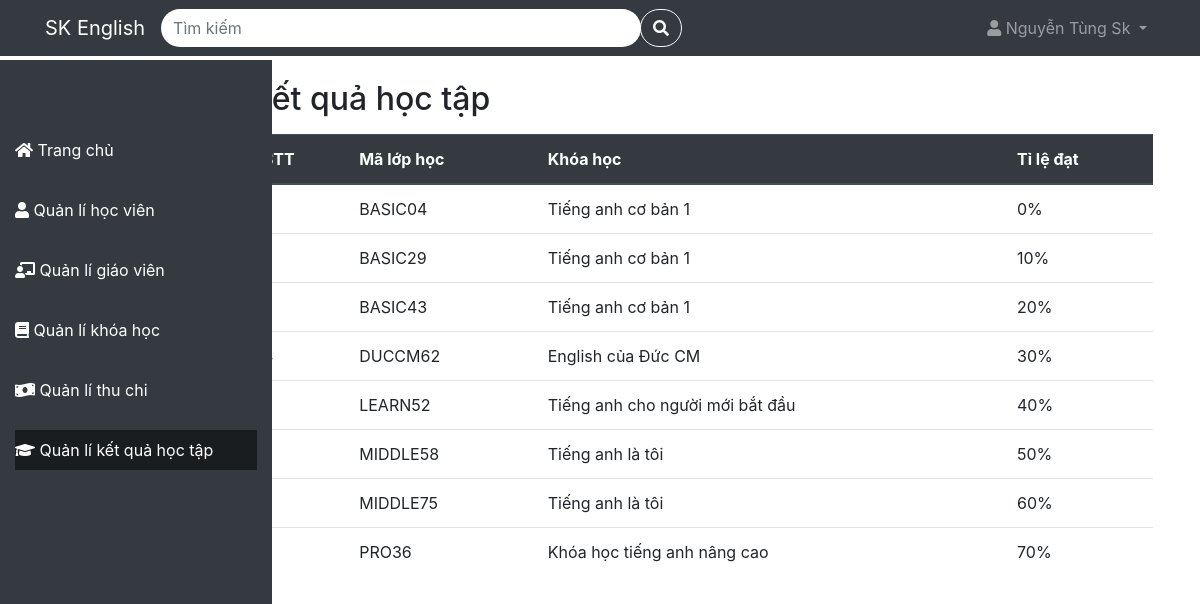
/QuanLiTrungTamTA/achievement (signed in), run on the app's committed database.
### tables this page shows
CREATE TABLE `schedules` (
  `schedule_id` varchar(32) NOT NULL,
  `course_id` varchar(10) NOT NULL,
  `teacher_id` varchar(4) NOT NULL,
  `day_of_week` varchar(100) NOT NULL,
  `start_time` time NOT NULL,
  `end_time` time NOT NULL
);

CREATE TABLE `course` (
  `course_id` varchar(10) NOT NULL,
  `title` varchar(100) NOT NULL,
  `description` text NOT NULL,
  `duration` int(11) NOT NULL,
  `start_date` date NOT NULL,
  `end_date` date NOT NULL,
  `price` int(11) NOT NULL,
  `img` varchar(255) NOT NULL
);

### app/Controller/AchievementController.php (called while the page is built, shortened)
<?php
class AchievementController{
    protected $config = [
        'host' => 'localhost',
        'dbname' => 'quanlytrungtamta',
        'user' => 'root',
        'password' => ''
    ];
    protected $db;
    public function __construct() {
        $this->db = new Database($this->config);
    }
    public function index(){
        $schedules = $this->db->table('schedules')->JoinTable(['course' => 'course_id']);
        include './app/View/Achievement/achievement.php';
    }
}
?>

### index.php (called while the page is built, shortened)
<?php
include './app/Model/Model.php';
include './app/Controller/AchievementController.php';
$route = new Route();
$route->get('/', 'LandingController@index');
$route->post('/courseRegistration', 'RegisterController@courseRegistration');
$route->post('/login', 'LoginController@index');
$route->post('/logout', 'LogoutController@index');
$route->post('/register', 'RegisterController@index');
$route->post('/verify', 'RegisterController@verify');
$route->post('/forgotPassword', 'ForgotPasswordController@forgot_password');
$route->post('/reset_password', 'ForgotPasswordController@reset_password');
if(isset($_SESSION['full_name']) && !empty($_SESSION['full_name']))
{
    $route->get('/home', 'HomeController@index');
    $route->get('/profile', 'UserController@index');
    $route->post('/profile/edit', 'UserController@editProfile');
    $route->post('/profile/resetPassWord', 'UserController@ResetPasswordProfile');
    $route->get('/student', 'StudentController@index');
    $route->post('/student/deleteStudent', 'StudentController@deleteStudent');
    $route->post('/student/editStudent', 'StudentController@editStudent');
    $route->post('/student/addStudent', 'RegistrationController@addStudent');
    $route->get('/teacher', 'TeacherController@index');
    $route->post('/teacher/addTeacher', 'TeacherController@addTeacher');
    $route->post('/teacher/editTeacher', 'TeacherController@editTeacher');
    $route->post('/teacher/deleteTeacher', 'TeacherController@deleteTeacher');
    $route->get('/course', 'CourseController@index');
    $route->post('/course/addCourse', 'CourseController@addCourse');
    $route->post('/course/deleteCourse', 'CourseController@deleteCourse');
    $route->post('/course/edit', 'CourseController@editCourse');
    $route->get('/course/detail', 'CourseController@show@detailCourse.php');
    $route->post('/course/addSchedule', 'ScheduleController@addSchedule');
    $route->post('/course/deleteSchedule', 'ScheduleController@deleteSchedule');
    $route->get('/payment', 'PaymentController@index');
    $route->get('/payment/receipts', 'PaymentController@show@receipts.php');
    $route->get('/payment/expenses', 'PaymentController@show@expenses.php');
    $route->get('/payment/report', 'PaymentController@show@report.php');
    $route->get('/achievement', 'AchievementController@index');
    $route->get('/achievement/detail', 'AchievementController@show@detail.php');
}
$requestUri = $_SERVER['REQUEST_URI'];
$route->handle($requestUri);
?>

### app/Model/Model.php (called while the page is built, shortened)
<?php
class Database {
    protected
        $table = '',
        $host = '',
        $user ='',
        $password = '',
        $dbname = '',
        $conn = null;
    public function __construct($config){
        $this->host = $config['host'];
        $this->user = $config['user'];
        $this->password = $config['password'];
        $this->dbname = $config['dbname'];
    }
    protected function connect(){
        try{
            $this->conn = new PDO("mysql:host=$this->host;dbname=$this->dbname", $this->user, $this->password);
            $this->conn->setAttribute(PDO::ATTR_ERRMODE, PDO::ERRMODE_EXCEPTION);
        }catch(PDOException $e){
            echo "Lỗi kết nối đến cơ sở dữ liệu: ".$e->getMessage();
        }
    }
    public function JoinTable($table = [], $where = []) {
        try {
            $sqlString = "SELECT * FROM $this->table";
            $id = array_values($table);
            $tableKeys = array_keys($table);
            for ($i = 0; $i < count($tableKeys); $i++) {
                $sqlString .= " INNER JOIN " . $tableKeys[$i] . " ON " . $this->table . "." . $id[$i] . " = " . $tableKeys[$i] . "." . $id[$i];
            }
            $query = $this->conn->prepare($sqlString);
            $query->execute();
            $results = $query->fetchAll(PDO::FETCH_ASSOC);
            return $results;
        } catch (PDOException $e) {
            $this->logToConsole("Lỗi đọc dữ liệu: " . $e->getMessage());
            return [];
        } catch (Exception $e) {
            $this->logToConsole("Lỗi: " . $e->getMessage());
            return [];
        }
    }
    public function table($table){
        $this->table = $table;
        return $this;
    }
}
?>

### app/View/Achievement/achievement.php (the view, shortened to what this page needs)
<!DOCTYPE html>
<html lang="en">
<head>
  <link rel="stylesheet" href="https://cdnjs.cloudflare.com/ajax/libs/font-awesome/5.15.4/css/all.min.css">
  <link rel="stylesheet" href="https://maxcdn.bootstrapcdn.com/bootstrap/4.5.2/css/bootstrap.min.css">
  <link rel="stylesheet" href=".\public\css\sidebar.css">
  <link rel="stylesheet" href=".\public\css\cssProject.css">
</head>
<body>
<?php include './app/View/Template/navbar.php' ?>
<?php include 'app/View/Template/sidebar.php' ?>
<div class="main-content">
    <div class="container mt-5">
    <h2>Kết quả học tập</h2>
    <table class="table mt-3">
      <thead class="thead-dark">
        <tr>
          <th>STT</th>
          <th>Mã lớp học</th>
          <th>Khóa học</th>
          <th>Tỉ lệ đạt</th>
        </tr>
      </thead>
      <tbody>
        <?php
          foreach($schedules as $key => $schedule):
          $location[$key] = './achievement/detail?id=' . $schedule['schedule_id'] . '&nameCourse=' . $schedule['title'];
        ?>
        <tr
          class="table-row-hover"
          onclick="window.location.href='<?php echo $location[$key]?>'">
          <td><?php echo $key+1?></td>
          <td><?php echo $schedule['schedule_id']?></td>
          <td><?php echo $schedule['title']?></td>
          <td><?php echo $key*10 .'%'?></td>
        </tr>
        <?php endforeach;?>
      </tbody>
    </table>
    </div>
</div>
</body>
</html>

### public/css/sidebar.css (style rules this page uses)
.main-content { margin-left: 17%; padding: 2em; }

### public/css/cssProject.css (style rules this page uses)
.table-row-hover { cursor: pointer; }

### data on the page
schedules: schedule_id "BASIC04", course.title "Tiếng anh cơ bản 1"
schedules: schedule_id "BASIC29", course.title "Tiếng anh cơ bản 1"
schedules: schedule_id "BASIC43", course.title "Tiếng anh cơ bản 1"
schedules: schedule_id "DUCCM62", course.title "English của Đức CM"
schedules: schedule_id "LEARN52", course.title "Tiếng anh cho người mới bắt đầu"
schedules: schedule_id "MIDDLE58", course.title "Tiếng anh là tôi"
schedules: schedule_id "MIDDLE75", course.title "Tiếng anh là tôi"
schedules: schedule_id "PRO36", course.title "Khóa học tiếng anh nâng cao"

### other printed values
$_SESSION['full_name'] "Nguyễn Tùng Sk"
